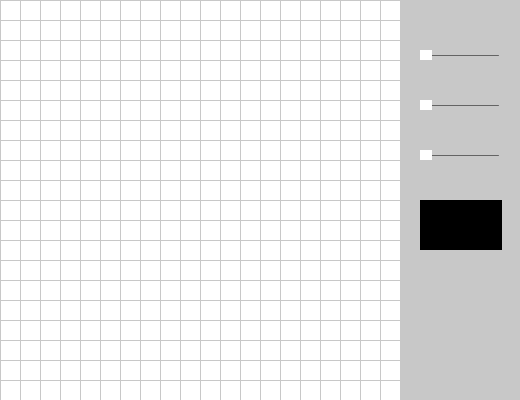
Frame 1 (no input)
Frame 60 (the mouse pressed at the canvas centre just before this capture): identical to frame 1, image omitted
Frame 120 (the mouse held since frame 60 and released just before this capture): identical to frame 1, image omitted

The Processing sketch that drew this single still picture (run headless with seeded random() and noise(); from frame 60 on, the mouse is pressed at the canvas centre):

// Processing sketch: processing_116211
// ── processing_116211.pde

int cols = 20;
int rows = 20;

float distance = 50; //distance of slider
boolean rollover = false;


int total = 3; // number of sliders

//rectangle's width,height
float rw = 12;
float rh = 10; 

float sliderX = 410;
float sliderY; // slider's y 

float sliderStart = sliderX;
float sliderEnd = 500;
float offsetX = 0;

//----Array----//

Grid[][] gridArray;
ColorSlider [] sliders = new ColorSlider[total];



//-----------setup-----------//

void setup() {
  size(520, 400);



  //add grid array
  gridArray = new Grid [cols][rows];
  for (int i = 0 ; i < cols ; i++) {
    for (int j = 0 ; j < rows; j++) {
      gridArray[i][j] = new Grid(i*20, j*20, 20, 20);
    }
  }



  //add slider array
  for (int i = 0; i<sliders.length; i++) {
    sliders[i] = new ColorSlider(distance+i*50); // slider's y distance is 50
  }
}


//----------draw-----------//

void draw() {

  background(200); // background color of toolbar

  //array grids
  for (int i = 0 ; i < cols; i++) {
    for (int j = 0 ; j < rows; j++) {
      gridArray[i][j].display();
    }
  }


  //array slider
  for (int i = 0; i< sliders.length;i++) {
    sliders[i].display();
  }

  // r =  float colorVal = map(sliders[0].sliderX, sliders[0].sliderStart,sliders[0].sliderEnd,0,255);


  float r = sliders[0].getColor();
  float g = sliders[1].getColor();
  float b = sliders[2].getColor();

  fill(r, g, b);
  rect (420, 200, 82, 50);
}


void mousePressed() {

  for ( int i = 0 ; i < cols; i++) {
    for ( int j = 0 ; j < rows; j++) {
      gridArray[i][j].click(mouseX, mouseY);
    }
  }


  sliders[0].pressed(mouseX, mouseY);
  sliders[1].pressed(mouseX, mouseY);
  sliders[2].pressed(mouseX, mouseY);


  //knows the position
  println("(x,y):" + mouseX + "," + mouseY);
}



void mouseReleased() {
  sliders[0].released();
  sliders[1].released();
  sliders[2].released();
}


class ColorSlider {


  //rectangle's width,height
  float rw = 12;
  float rh = 10; 


  float sliderX = 420;
  float sliderY; // slider's y 

  float sliderStart = sliderX;
  float sliderEnd = 500;
  float offsetX = 0;



  //is it being selected or dragged?
  boolean draggingOn = false; 


  ColorSlider(float tempY) {
    sliderY = tempY;

    //dragging always starts as off
    draggingOn = false;
  }

  //instead of void - calls the function
  //palette 
  float getColor() {
    float colorVal = map(sliderX, sliderStart, sliderEnd-rw, 0, 255);
    return colorVal;
  }

  void pressed( int mx, int my) {
    if ( mx > sliderX && mx < sliderX+ rw && my > sliderY && my < sliderY+rh) {
      draggingOn =! draggingOn;
      offsetX = sliderX- mx;
    }
  }


  void released() {
    draggingOn = false;
  }




  void display() {

    if (draggingOn) {
      sliderX = mouseX + offsetX;
    } 


    sliderX = constrain ( sliderX, sliderStart, sliderEnd-rw);



    //line for a slider
    stroke(100);
    strokeWeight(1);
    line(sliderStart, sliderY+rh/2, sliderEnd-2, sliderY+rh/2);

    if (draggingOn) {
      noStroke();
      fill(0);
    } 
    else {
      noStroke();
      fill(255);
    }

    rect(sliderX, sliderY, rw, rh);
  }
}



class Grid {
  float x, y;
  float w, h;
  float myColorR, myColorG, myColorB;


  //Grids starts with white
  boolean GridOn; 

  Grid(float tempX, float tempY, float tempW, float tempH) {
    x = tempX;
    y = tempY;
    w = tempW;
    h = tempH;

    GridOn = false; // grids always starts as off
  }




  void click( int mx, int my) {
    // check to see if a point is inside the rectangle
    if ( mx > x && mx < x+ w && my> y && my < y+h) {
      GridOn =! GridOn;
      myColorR = map(sliders[0].sliderX, sliders[0].sliderStart, sliders[0].sliderEnd-rw, 0, 255);
      myColorG = map(sliders[1].sliderX, sliders[1].sliderStart, sliders[1].sliderEnd-rw, 0, 255);
      myColorB = map(sliders[2].sliderX, sliders[2].sliderStart, sliders[2].sliderEnd-rw, 0, 255);
    }
  }




  void display() {
    stroke(200);

    // the color changes based on the state of the button
    if (GridOn) {
      //color
      fill(myColorR, myColorG, myColorB);
    } 
    else {
      fill(255);
    }
    rect(x, y, w, h );
  }
}
